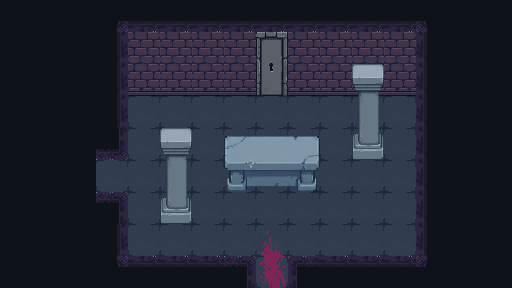

Below is a game level as drawn by its tile map, then a one-line description and the .tmx file that defines it, in full:
An orthogonal 16x9 tile map with 32x32 px tiles, 7 tile layers (Floor, Wall, Blood, Door_Open, ...), 3 tilesets and 30 objects (2x ritual_post, 2x Cocoon_Chamber.tmx, 2x Corridor.tmx, 2x Holding_Chamber.tmx, door_exit, ...).

<map version="1.10" tiledversion="1.12.0" orientation="orthogonal" renderorder="right-down" width="16" height="9" tilewidth="32" tileheight="32" infinite="0" nextlayerid="14" nextobjectid="45">
 <tileset firstgid="1" source="wallfloor.tsx" />
 <tileset firstgid="301" source="stone.tsx" />
 <tileset firstgid="325" source="bookself.tsx" />
 <layer id="1" name="Floor" width="16" height="9" locked="1">
  <data encoding="csv">
0,0,0,0,0,0,0,0,0,0,0,0,0,0,0,0,
0,0,0,0,0,0,0,0,10,0,0,0,0,0,0,0,
0,0,0,0,0,0,0,0,30,0,0,0,0,0,0,0,
0,0,0,0,41,41,41,41,41,41,41,41,41,0,0,0,
0,0,0,0,41,41,41,41,41,41,41,41,41,0,0,0,
0,0,0,41,41,41,41,41,41,41,41,41,41,0,0,0,
0,0,0,0,41,41,41,41,41,41,41,41,41,0,0,0,
0,0,0,0,41,41,41,41,41,41,41,41,41,0,0,0,
0,0,0,0,0,0,0,0,41,0,0,0,0,0,0,0
</data>
 </layer>
 <layer id="2" name="Wall" width="16" height="9" locked="1">
  <data encoding="csv">
44,44,44,28,22,22,22,22,22,22,22,22,22,27,44,44,
44,44,44,6,42,42,42,42,42,42,42,42,42,26,44,44,
44,44,44,6,43,43,43,43,43,43,43,43,43,26,44,44,
44,44,44,6,0,0,0,0,0,0,0,0,0,26,44,44,
44,44,44,24,0,0,0,0,0,0,0,0,0,26,44,44,
44,44,44,0,0,0,0,0,0,0,0,0,0,26,44,44,
44,44,44,4,0,0,0,0,0,0,0,0,0,26,44,44,
44,44,44,6,0,0,0,0,0,0,0,0,0,26,44,44,
44,44,44,8,2,2,2,4,0,1,2,2,2,7,44,44
</data>
 </layer>
 <layer id="13" name="Blood" width="16" height="9" locked="1">
  <data encoding="csv">
0,0,0,0,0,0,0,0,0,0,0,0,0,0,0,0,
0,0,0,0,0,0,0,0,0,0,0,0,0,0,0,0,
0,0,0,0,0,0,0,0,0,0,0,0,0,0,0,0,
0,0,0,0,0,0,0,0,0,0,0,0,0,0,0,0,
0,0,0,0,0,0,0,0,0,0,0,0,0,0,0,0,
0,0,0,0,0,0,0,0,0,0,0,0,0,0,0,0,
0,0,0,0,0,0,0,0,0,0,0,0,0,0,0,0,
0,0,0,0,0,0,0,0,398,0,0,0,0,0,0,0,
0,0,0,0,0,0,0,0,412,0,0,0,0,0,0,0
</data>
 </layer>
 <layer id="3" name="Door_Open" width="16" height="9" locked="1">
  <data encoding="csv">
0,0,0,0,0,0,0,0,0,0,0,0,0,0,0,0,
0,0,0,0,0,0,0,0,31,0,0,0,0,0,0,0,
0,0,0,0,0,0,0,0,51,0,0,0,0,0,0,0,
0,0,0,0,0,0,0,0,0,0,0,0,0,0,0,0,
0,0,0,0,0,0,0,0,0,0,0,0,0,0,0,0,
0,0,0,0,0,0,0,0,0,0,0,0,0,0,0,0,
0,0,0,0,0,0,0,0,0,0,0,0,0,0,0,0,
0,0,0,0,0,0,0,0,0,0,0,0,0,0,0,0,
0,0,0,0,0,0,0,0,0,0,0,0,0,0,0,0
</data>
 </layer>
 <layer id="11" name="Door_Close" width="16" height="9" locked="1">
  <data encoding="csv">
0,0,0,0,0,0,0,0,0,0,0,0,0,0,0,0,
0,0,0,0,0,0,0,0,10,0,0,0,0,0,0,0,
0,0,0,0,0,0,0,0,30,0,0,0,0,0,0,0,
0,0,0,0,0,0,0,0,0,0,0,0,0,0,0,0,
0,0,0,0,0,0,0,0,0,0,0,0,0,0,0,0,
0,0,0,0,0,0,0,0,0,0,0,0,0,0,0,0,
0,0,0,0,0,0,0,0,0,0,0,0,0,0,0,0,
0,0,0,0,0,0,0,0,0,0,0,0,0,0,0,0,
0,0,0,0,0,0,0,0,0,0,0,0,0,0,0,0
</data>
 </layer>
 <objectgroup id="13" name="Doors" locked="1">
  <object id="41" name="door_exit" x="256" y="32" width="32" height="64">
   <properties>
    <property name="keyName" value="gold_key" />
    <property name="requiresKey" type="bool" value="true" />
   </properties>
  </object>
 </objectgroup>
 <objectgroup id="12" name="ExaminePoints" locked="1">
  <object id="41" name="ritual_table" x="217.539" y="129.347" width="108.573" height="68.2013" />
  <object id="42" name="ritual_door" x="241.84" y="31.3569" width="62.7139" height="86.2316" />
  <object id="43" name="ritual_post" x="345.318" y="119.813" width="44.6836" height="47.9473" />
  <object id="44" name="ritual_post" x="154.433" y="180.527" width="43.8997" height="51.5143" />
 </objectgroup>
 <layer id="4" name="Stone" width="16" height="9" locked="1">
  <data encoding="csv">
0,0,0,0,0,0,0,0,0,0,0,0,0,0,0,0,
0,0,0,0,0,0,0,0,0,0,0,0,0,0,0,0,
0,0,0,0,0,0,0,0,0,0,0,0,0,0,0,0,
0,0,0,0,0,0,0,0,0,0,0,0,0,0,0,0,
0,0,0,0,0,0,0,0,0,0,0,319,0,0,0,0,
0,0,0,0,0,0,0,320,321,322,0,0,0,0,0,0,
0,0,0,0,0,319,0,0,0,0,0,0,0,0,0,0,
0,0,0,0,0,0,0,0,0,0,0,0,0,0,0,0,
0,0,0,0,0,0,0,0,0,0,0,0,0,0,0,0
</data>
 </layer>
 <objectgroup id="5" name="Stone_Collision" locked="1">
  <object id="1" x="160" y="192" width="32" height="32" />
  <object id="3" x="224" y="160" width="96" height="32" />
  <object id="45" x="352" y="128" width="32" height="32" />
 </objectgroup>
 <objectgroup id="9" name="Wall_Collision" locked="1">
  <object id="12" x="128" y="64" width="127.5" height="32" />
  <object id="15" x="288" y="64" width="128" height="32" />
  <object id="16" x="128" y="256" width="128" height="11.136" />
  <object id="19" x="416" y="64" width="11" height="192" />
  <object id="20" x="117" y="192" width="11" height="75" />
  <object id="22" x="247" y="256" width="9" height="32" />
  <object id="25" x="96" y="192" width="32" height="11" />
  <object id="37" x="96" y="149" width="32" height="11" />
  <object id="38" x="288" y="256" width="9" height="32" />
  <object id="40" x="288" y="256" width="139" height="11" />
  <object id="41" x="117" y="64" width="11" height="96" />
  <object id="42" x="96" y="160" width="2" height="32" />
  <object id="43" x="256" y="286" width="32" height="2" />
  <object id="44" x="255.545" y="84" width="32.4545" height="5" />
 </objectgroup>
 <objectgroup id="6" name="Cocoon_Chamber" locked="1">
  <object id="30" name="Cocoon_Chamber.tmx" x="96" y="160" width="32" height="32" />
 </objectgroup>
 <objectgroup id="7" name="Corridor_Chamber" locked="1">
  <object id="29" name="Corridor.tmx" x="256" y="256" width="32" height="32" />
 </objectgroup>
 <objectgroup id="8" name="Holding_Chamber" locked="1">
  <object id="28" name="Holding_Chamber.tmx" x="256" y="80" width="32" height="32" />
 </objectgroup>
 <objectgroup id="10" name="SpawnPoints" locked="1">
  <object id="31" name="Holding_Chamber.tmx" x="258.045" y="104.33">
   <point />
  </object>
  <object id="33" name="Corridor.tmx" x="266" y="277">
   <point />
  </object>
  <object id="36" name="Cocoon_Chamber.tmx" x="112" y="181">
   <point />
  </object>
 </objectgroup>
 <objectgroup id="12" name="Guards" locked="1">
  <object id="48" name="guard1" x="147.333" y="117.667">
   <polyline points="0,0 249.667,-0.333333" />
  </object>
  <object id="50" name="guard2" x="394.333" y="240">
   <polyline points="-17.6667,-6.66667 -190.667,-4.33333" />
  </object>
 </objectgroup>
 <layer id="12" name="Overhead" width="16" height="9" locked="1">
  <data encoding="csv">
0,0,0,0,0,0,0,0,0,0,0,0,0,0,0,0,
0,0,0,0,0,0,0,0,0,0,0,0,0,0,0,0,
0,0,0,0,0,0,0,0,0,0,0,303,0,0,0,0,
0,0,0,0,0,0,0,0,0,0,0,311,0,0,0,0,
0,0,0,0,0,303,0,312,313,314,0,0,0,0,0,0,
0,0,0,0,0,311,0,0,0,0,0,0,0,0,0,0,
0,0,0,0,0,0,0,0,0,0,0,0,0,0,0,0,
0,0,0,0,0,0,0,0,0,0,0,0,0,0,0,0,
0,0,0,0,0,0,0,0,0,0,0,0,0,0,0,0
</data>
 </layer>
</map>
